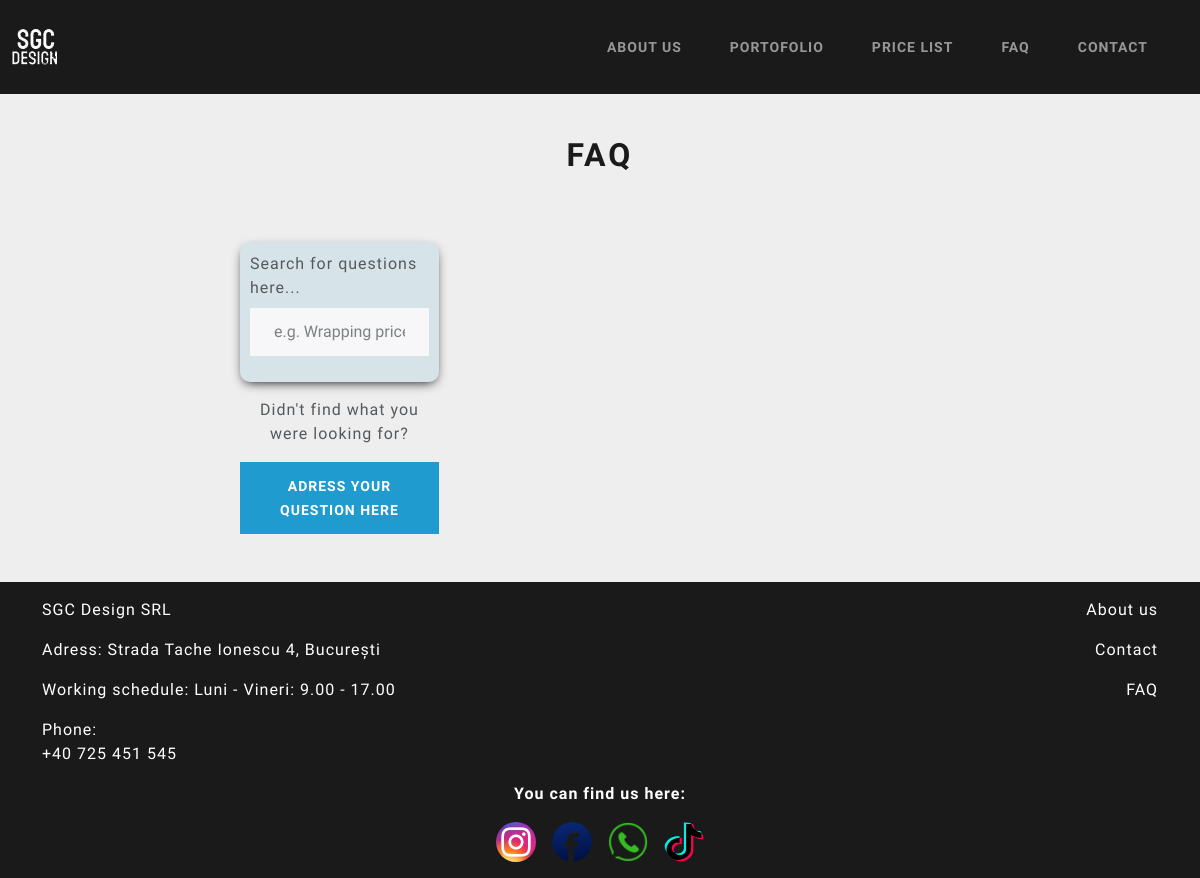
Page /faq/ on the earlier database version.
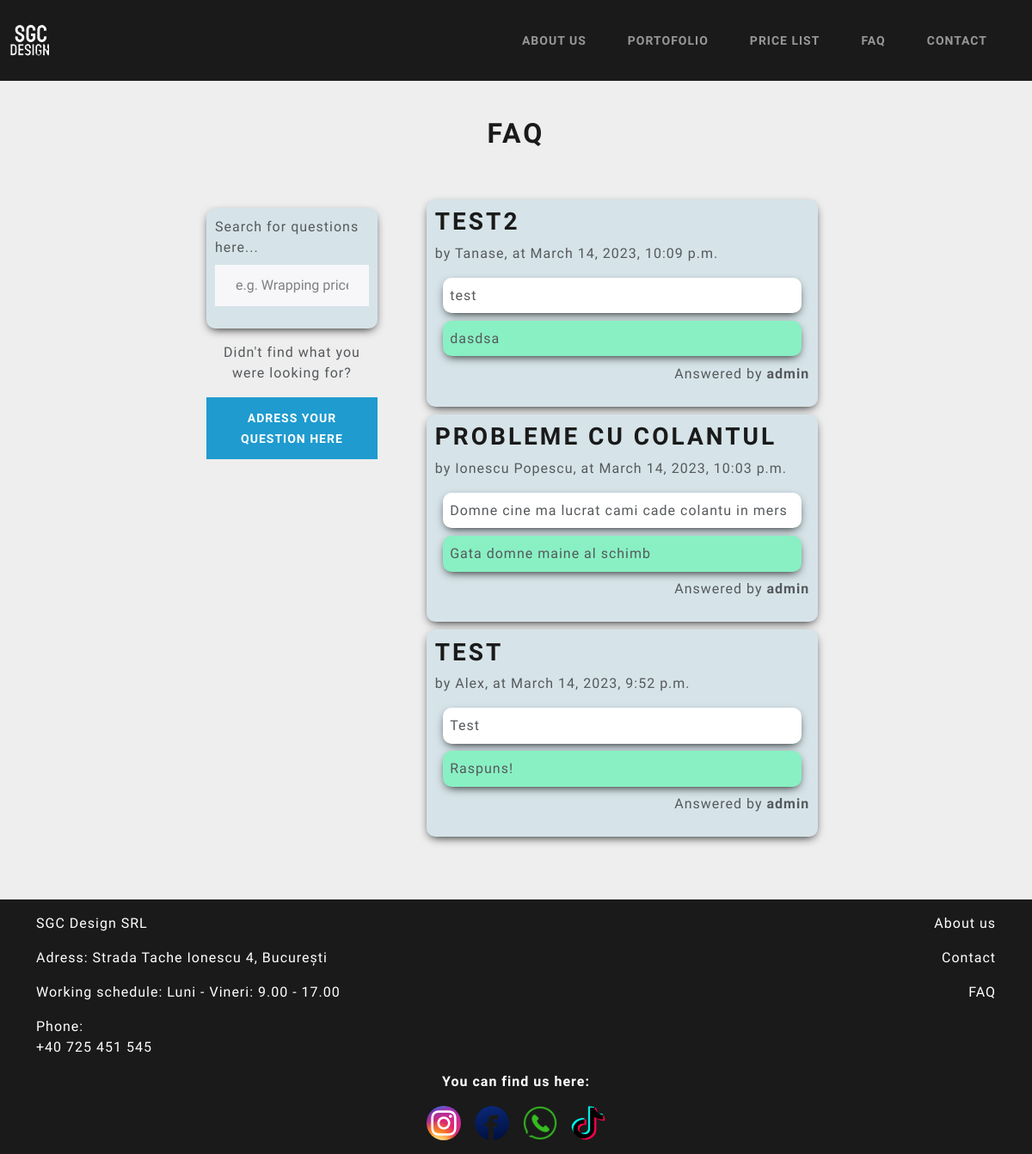
Same page on the later database version.
### base/models.py (models this page shows, shortened)
class Question(models.Model):
    subject = models.CharField(max_length=200, unique=True)
    name = models.CharField(max_length=200)
    description = models.TextField(null=True,blank=True)
    answer = models.TextField(null=True,blank=True)
    answered_by = models.ForeignKey(User, on_delete=models.SET_NULL, null=True)
    created_at = models.DateTimeField(auto_now_add=True)
    updated_at = models.DateTimeField(auto_now=True)
    class Meta:
        ordering = ['-updated_at','-created_at']

### base/views.py (the view)
# urls.py: path('faq/', views.faq, name='faq'),
def faq(request):
    q = request.GET.get('q') if request.GET.get('q') != None else ''
    question = Question.objects.filter(
        Q(subject__icontains=q) |
        Q(name__icontains=q) |
        Q(description__icontains=q)
    )
    context = {
        'questions': question
    }
    return render(request, 'faq.html',context)

### base/templates/faq.html (shortened to what this page needs)
{% extends 'main.html' %}
{% load crispy_forms_tags %}
{% block title %}About us{% endblock title %}{% block content %}
<div class="mb-5 mt-3">
  <h1 class="text-center">FAQ</h1>
</div>
<div class="faq-container d-flex justify-content-center align-items-start gap-5 mt-5">
  <div class="d-flex flex-column justify-content-center align-items-center">
    <div class="faq-question-form mb-3 w-100">
      <form method="GET" action="{% url 'faq' %}">
        <div class="mb-3">
          <label for="exampleFormControlInput1" class="form-label">Search for questions here...</label>
          <input type="text" name="q" class="form-control" id="exampleFormControlInput1" placeholder="e.g. Wrapping price?"/>
        </div>
      </form>
    </div>
    <div class="text-center">
      <p>Didn't find what you were looking for?</p>
      <a href="{% url 'faq-form' %}" class="btn btn-info"> Adress your question here</a>
    </div>
  </div>
  <div class="w-100 mb-3">
    {% for question in questions %}
        {% if question.answer != None %}
            <div class="faq-question-body">
              <h2>{{question.subject}}</h2>
              <p>by {{question.name}}, at {{question.created_at}}</p>
              <p class="faq-question">{{question.description}}</p>
              <p class="faq-answer">{{question.answer}}</p>
              <p class="text-end">Answered by <span class="fw-bold">{{question.answered_by}}</span></p>
            </div>
        {% endif %}
    {% endfor %}
  </div>
</div>
{% endblock content %}

Differences in the rows shown:
added Question: subject "TEST2", name "Tanase", created_at "March 14, 2023, 10:09 p.m.", description "test", answer "dasdsa", answered_by "admin"
added Question: subject "PROBLEME CU COLANTUL", name "Ionescu Popescu", created_at "March 14, 2023, 10:03 p.m.", description "Domne cine ma lucrat cami cade colantu in mers", answer "Gata domne maine al schimb", answered_by "admin"
added Question: subject "TEST", name "Alex", created_at "March 14, 2023, 9:52 p.m.", description "Test", answer "Raspuns!", answered_by "admin"
